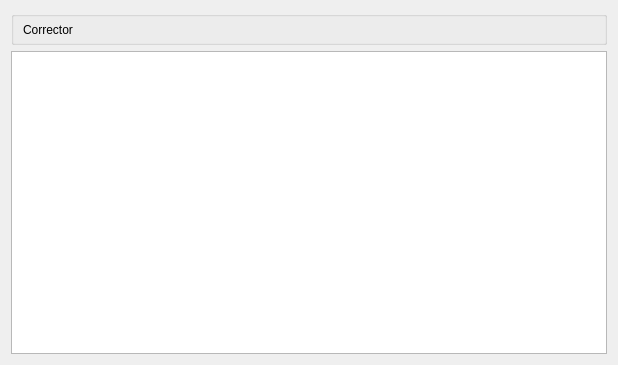
<?xml version="1.0" encoding="UTF-8"?>
<ui version="4.0">
 <class>ScoreForm</class>
 <widget class="QWidget" name="ScoreForm">
  <property name="geometry">
   <rect>
    <x>0</x>
    <y>0</y>
    <width>618</width>
    <height>365</height>
   </rect>
  </property>
  <property name="layoutDirection">
   <enum>Qt::RightToLeft</enum>
  </property>
  <layout class="QVBoxLayout" name="verticalLayout">
   <item>
    <widget class="QGroupBox" name="groupBox">
     <property name="title">
      <string/>
     </property>
     <layout class="QHBoxLayout" name="horizontalLayout_2">
      <property name="topMargin">
       <number>2</number>
      </property>
      <property name="bottomMargin">
       <number>2</number>
      </property>
      <item>
       <layout class="QHBoxLayout" name="lCorrector">
        <item>
         <widget class="QLabel" name="label">
          <property name="minimumSize">
           <size>
            <width>0</width>
            <height>21</height>
           </size>
          </property>
          <property name="text">
           <string>Corrector</string>
          </property>
         </widget>
        </item>
       </layout>
      </item>
     </layout>
    </widget>
   </item>
   <item>
    <widget class="QTableView" name="tScores"/>
   </item>
  </layout>
 </widget>
 <resources/>
 <connections/>
</ui>
